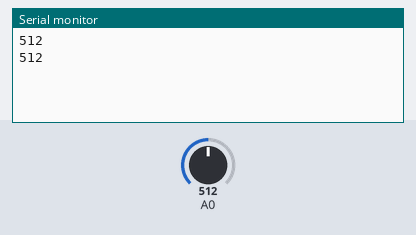
The sketch below on a simulated Arduino Uno, built with avr-gcc and run on an emulated ATmega328P. Shown: the last lines printed to the serial monitor. Inputs (shaded band) come from the test bench; at power-on: A0 = 512.

Above: at 1.8 s.
1.9 s: A0 set to 716
At 2.8 s:
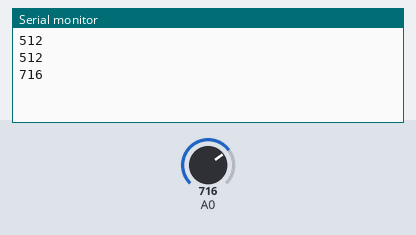
3.4 s: A0 set to 900
At 4.6 s:
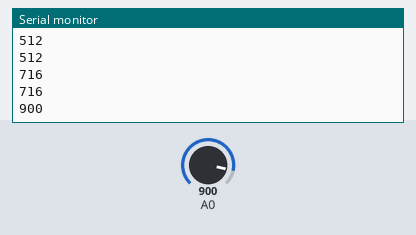
Timing chart, 0 to 6.4 s (numbered marks = the images above; inputs shaded):
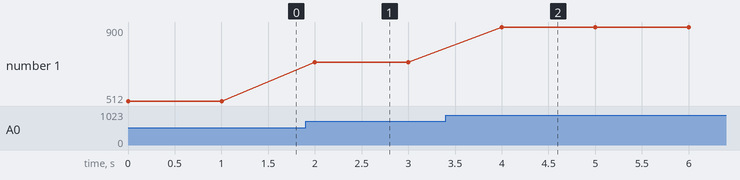

Measured:
- after the input at 1.9 s, the serial monitor: prints a new line after 0.10 s (image 1)
- after the input at 3.4 s, the serial monitor: prints a new line after 0.60 s (image 2)
- plotted number 1: 512 → 716 after the input at 1.9 s, 716 → 900 after the input at 3.4 s

The sketch:

ADC.ino
```cpp
/*************************************************************
    This is the code by Saurabh Lanje.
    YouTube Channel - www.youtube.com/saurabhlanje
    Linkedin - www.linkedin.com/in/saurabhlanje
 *************************************************************/

void setup()
{
Serial.begin(9600);
}

void loop()
{
  int a;
  char ch[4];
  a=analogRead(A0);

  Serial.println(a);
  delay(1000);
 }
```
